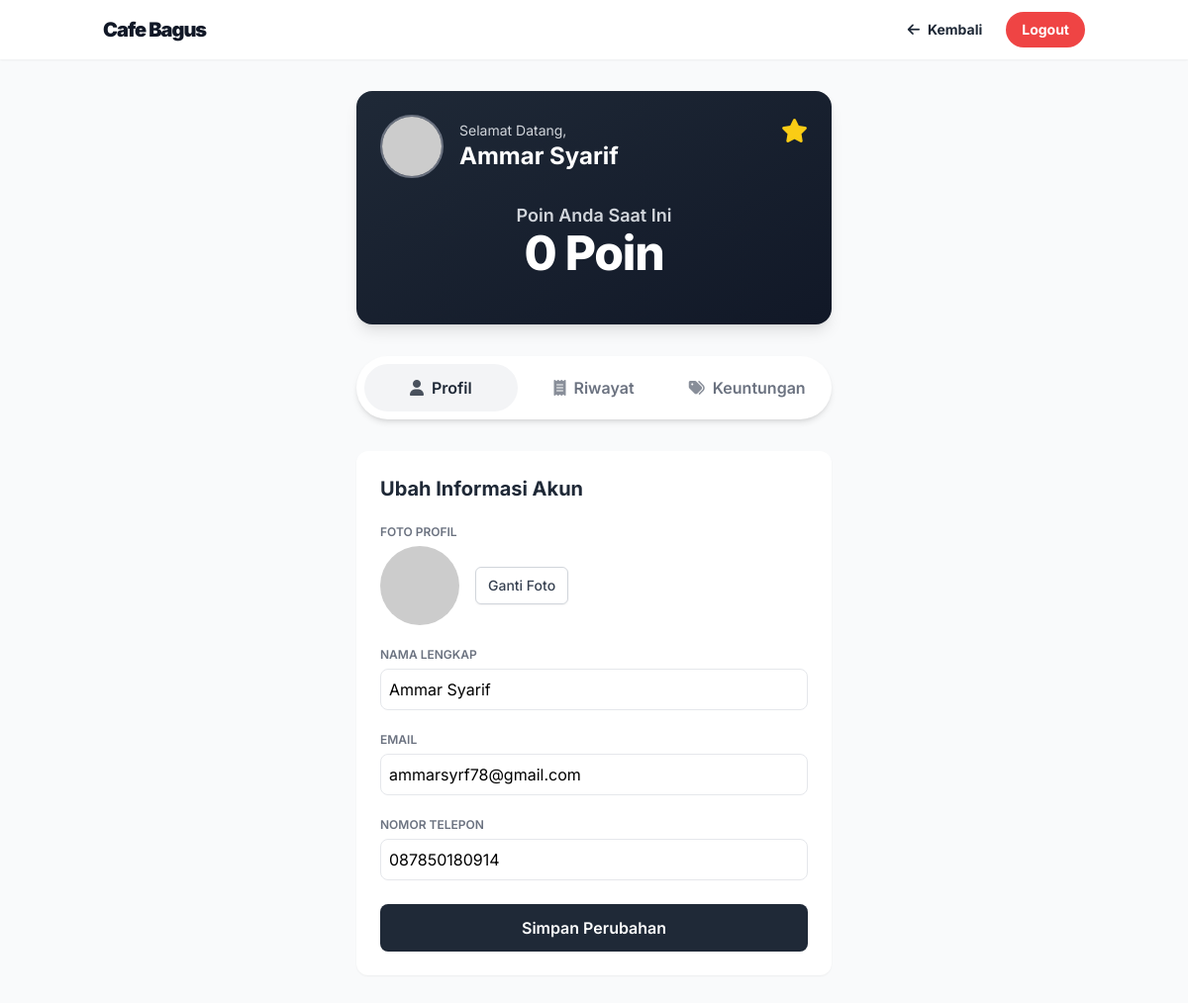
The page /member.php (signed in) on the database its author committed.
### tables this page shows
CREATE TABLE `settings` (
  `id` int(10) UNSIGNED NOT NULL,
  `setting_name` varchar(191) NOT NULL,
  `setting_value` text DEFAULT NULL,
  `created_at` timestamp NOT NULL DEFAULT current_timestamp()
);

CREATE TABLE `members` (
  `id` int(10) UNSIGNED NOT NULL,
  `name` varchar(255) NOT NULL,
  `email` varchar(255) NOT NULL,
  `password` varchar(255) NOT NULL,
  `phone` varchar(30) DEFAULT NULL,
  `phone_number` varchar(30) DEFAULT NULL,
  `profile_image_url` varchar(255) DEFAULT NULL,
  `created_at` timestamp NOT NULL DEFAULT current_timestamp()
);

### member.php (the view, shortened to what this page needs)
<?php
require_once 'app/config/db_connect.php';
$cafe_name = 'Nama Cafe';
$result_setting = $conn->query("SELECT setting_value FROM settings WHERE setting_name = 'cafe_name' LIMIT 1");
if ($result_setting && $result_setting->num_rows > 0) {
    $cafe_name = $result_setting->fetch_assoc()['setting_value'];
}
$member_id = $_SESSION['member']['id'];
$member = null;
$stmt_member = $conn->prepare("SELECT * FROM members WHERE id = ?");
$stmt_member->bind_param("i", $member_id);
$stmt_member->execute();
$result = $stmt_member->get_result();
if ($result->num_rows > 0) {
    $member = $result->fetch_assoc();
} else {
    header('Location: auth/logout.php');
    exit();
}
?>
<!DOCTYPE html>
<html lang="id">
<head>
    <script src="https://cdn.tailwindcss.com"></script>
    <link rel="stylesheet" href="https://cdnjs.cloudflare.com/ajax/libs/font-awesome/6.4.0/css/all.min.css">
</head>
<body class="bg-gray-50">
    <nav class="bg-white shadow-sm sticky top-0 z-40">
        <div class="container mx-auto px-4 py-3 flex justify-between items-center">
            <a href="index.php" class="text-xl font-black text-gray-900 tracking-tighter"><?= htmlspecialchars($cafe_name); ?></a>
            <div class="flex items-center space-x-2">
                <a href="index.php" class="text-gray-800 px-4 py-2 rounded-full font-bold hover:bg-gray-100 text-sm flex items-center">
                    <i class="fas fa-arrow-left mr-2"></i> Kembali
                </a>
                <a href="auth/logout.php" class="bg-red-500 text-white px-4 py-2 rounded-full font-bold hover:bg-red-600 text-sm">Logout</a>
            </div>
        </div>
    </nav>
    <main class="container mx-auto px-4 py-8 max-w-lg">
        <section class="bg-gradient-to-br from-gray-800 to-gray-900 text-white p-6 rounded-2xl shadow-lg mb-8">
            <div class="flex justify-between items-start mb-4">
                <div class="flex items-center gap-4">
                    <img src="<?= htmlspecialchars($member['profile_image_url'] ?? 'https://placehold.co/64x64/e2e8f0/64748b?text=' . substr($member['name'], 0, 1)) ?>" alt="Profil" class="w-16 h-16 rounded-full object-cover border-2 border-gray-500">
                    <div>
                        <p class="text-sm text-gray-300">Selamat Datang,</p>
                        <h2 class="text-2xl font-bold"><?= htmlspecialchars($member['name']); ?></h2>
                    </div>
                </div>
                <div class="text-right"><i class="fas fa-star text-yellow-400 text-2xl"></i></div>
            </div>
            <div class="text-center my-6">
                <p class="text-lg font-semibold text-gray-300">Poin Anda Saat Ini</p>
                <p class="text-5xl font-extrabold tracking-tight"><?= number_format($member['points'] ?? 0); ?> Poin</p>
            </div>
        </section>
        <div class="bg-white rounded-full shadow-md p-2 flex justify-around mb-8">
            <button onclick="switchTab('profil')" class="tab-button active w-full text-center font-semibold p-3 rounded-full"><i class="fas fa-user mr-2 opacity-80"></i>Profil</button>
            <button onclick="switchTab('riwayat')" class="tab-button w-full text-center font-semibold text-gray-500 p-3 rounded-full"><i class="fas fa-receipt mr-2 opacity-80"></i>Riwayat</button>
            <button onclick="switchTab('keuntungan')" class="tab-button w-full text-center font-semibold text-gray-500 p-3 rounded-full"><i class="fas fa-tags mr-2 opacity-80"></i>Keuntungan</button>
        </div>
        <div id="tab-content">
            <div id="profil-content" class="tab-pane active space-y-6">
                <div class="bg-white p-6 rounded-xl shadow-sm">
                    <h3 class="font-bold text-xl mb-4 text-gray-800">Ubah Informasi Akun</h3>
                    <form method="POST" enctype="multipart/form-data">
                        <div class="space-y-4">
                            <div>
                                <label class="text-xs font-semibold text-gray-500">FOTO PROFIL</label>
                                <div class="mt-1 flex items-center gap-4">
                                    <img id="image-preview" src="<?= htmlspecialchars($member['profile_image_url'] ?? 'https://placehold.co/80x80/e2e8f0/64748b?text=' . substr($member['name'], 0, 1)) ?>" class="w-20 h-20 rounded-full object-cover">
                                    <label for="profile_image" class="cursor-pointer bg-white py-2 px-3 border border-gray-300 rounded-md shadow-sm text-sm font-medium text-gray-700 hover:bg-gray-50">Ganti Foto</label>
                                </div>
                            </div>
                            <div>
                                <label class="text-xs font-semibold text-gray-500">NAMA LENGKAP</label>
                                <input type="text" name="name" value="<?= htmlspecialchars($member['name']); ?>" class="mt-1 w-full border rounded-lg p-2">
                            </div>
                            <div>
                                <label class="text-xs font-semibold text-gray-500">EMAIL</label>
                                <input type="email" name="email" value="<?= htmlspecialchars($member['email']); ?>" class="mt-1 w-full border rounded-lg p-2">
                            </div>
                            <div>
                                <label class="text-xs font-semibold text-gray-500">NOMOR TELEPON</label>
                                <input type="text" name="phone_number" value="<?= htmlspecialchars($member['phone_number']); ?>" class="mt-1 w-full border rounded-lg p-2">
                            </div>
                        </div>
                        <button type="submit" class="mt-6 w-full bg-gray-800 text-white py-3 rounded-lg font-semibold hover:bg-gray-900">Simpan Perubahan</button>
                    </form>
                </div>
            </div>
        </div>
    </main>
</body>
</html>

### member.php (style rules this page uses)
body { font-family: 'Inter', sans-serif; }
.tab-button.active { color: #1f2937; background-color: #f3f4f6; }

### rows shown on the page
settings: setting_value "Cafe Bagus"
members: name "Ammar Syarif", email "ammarsyrf78@gmail.com", phone_number "087850180914"

### other values the page prints
$member['points'] "0"
